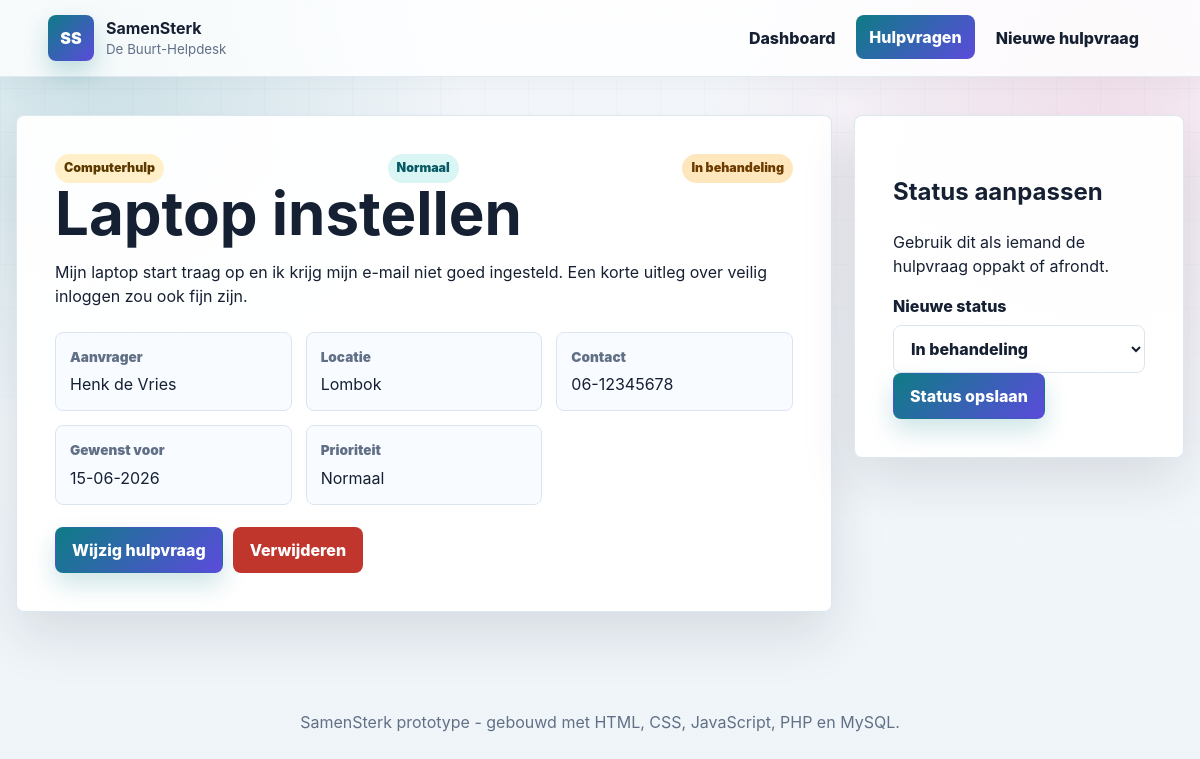
Page /request.php?id=2 on the committed database.
### tables this page shows
CREATE TABLE help_requests (
  id INT UNSIGNED AUTO_INCREMENT PRIMARY KEY,
  title VARCHAR(120) NOT NULL,
  description TEXT NOT NULL,
  category VARCHAR(40) NOT NULL,
  requester_name VARCHAR(80) NOT NULL,
  location VARCHAR(100) NOT NULL,
  contact VARCHAR(120) NOT NULL,
  priority ENUM('laag', 'normaal', 'hoog') NOT NULL DEFAULT 'normaal',
  needed_by DATE NULL,
  status ENUM('open', 'in_behandeling', 'opgelost') NOT NULL DEFAULT 'open',
  created_at TIMESTAMP NOT NULL DEFAULT CURRENT_TIMESTAMP,
  updated_at TIMESTAMP NOT NULL DEFAULT CURRENT_TIMESTAMP ON UPDATE CURRENT_TIMESTAMP
);

### config/database.php (called while the page is built, shortened)
<?php
$dbConfig = [
    'host' => 'localhost',
    'database' => 'samensterk',
    'username' => 'root',
    'password' => '',
    'charset' => 'utf8mb4',
];
function db(): PDO
{
    global $dbConfig;
    $dsn = sprintf(
        'mysql:host=%s;dbname=%s;charset=%s',
        $dbConfig['host'],
        $dbConfig['database'],
        $dbConfig['charset']
    );
    $pdo = new PDO($dsn, $dbConfig['username'], $dbConfig['password'], [
        PDO::ATTR_ERRMODE => PDO::ERRMODE_EXCEPTION,
        PDO::ATTR_DEFAULT_FETCH_MODE => PDO::FETCH_ASSOC,
        PDO::ATTR_EMULATE_PREPARES => false,
    ]);
    return $pdo;
}

### includes/helpers.php (called while the page is built, shortened)
<?php
require_once __DIR__ . '/../config/database.php';
function e(?string $value): string
{
    return htmlspecialchars((string) $value, ENT_QUOTES, 'UTF-8');
}
function status_label(string $status): string
{
    return match ($status) {
        'open' => 'Open',
        'in_behandeling' => 'In behandeling',
        'opgelost' => 'Opgelost',
        default => 'Onbekend',
    };
}
function status_class(string $status): string
{
    return match ($status) {
        'open' => 'status-open',
        'in_behandeling' => 'status-progress',
        'opgelost' => 'status-done',
        default => '',
    };
}
function priority_label(string $priority): string
{
    return match ($priority) {
        'laag' => 'Lage prioriteit',
        'normaal' => 'Normaal',
        'hoog' => 'Hoge prioriteit',
        default => 'Normaal',
    };
}
function priority_class(string $priority): string
{
    return match ($priority) {
        'laag' => 'priority-low',
        'normaal' => 'priority-normal',
        'hoog' => 'priority-high',
        default => 'priority-normal',
    };
}
function find_request(int $id): ?array
{
    $statement = db()->prepare('SELECT * FROM help_requests WHERE id = :id');
    $statement->execute(['id' => $id]);
    $request = $statement->fetch();
    return $request ?: null;
}
function format_date(?string $date): string
{
    return date('d-m-Y', strtotime($date));
}

### request.php (the view, shortened to what this page needs)
<?php
require_once __DIR__ . '/includes/helpers.php';
$id = (int) ($_GET['id'] ?? 0);
$request = $id > 0 ? find_request($id) : null;
require __DIR__ . '/includes/header.php';
?>
<?php if ($request === null): ?>
    <section class="empty-state">
        <h1>Hulpvraag niet gevonden</h1>
        <p>Deze hulpvraag bestaat niet meer of de link klopt niet.</p>
        <a class="button primary" href="requests.php">Terug naar overzicht</a>
    </section>
<?php else: ?>
    <section class="detail-layout">
        <article class="detail-card">
            <div class="card-topline">
                <span class="category"><?= e($request['category']) ?></span>
                <span class="priority <?= e(priority_class($request['priority'])) ?>"><?= e(priority_label($request['priority'])) ?></span>
                <span class="status <?= e(status_class($request['status'])) ?>"><?= e(status_label($request['status'])) ?></span>
            </div>
            <h1><?= e($request['title']) ?></h1>
            <p><?= nl2br(e($request['description'])) ?></p>
            <dl class="detail-list">
                <div>
                    <dt>Aanvrager</dt>
                    <dd><?= e($request['requester_name']) ?></dd>
                </div>
                <div>
                    <dt>Locatie</dt>
                    <dd><?= e($request['location']) ?></dd>
                </div>
                <div>
                    <dt>Contact</dt>
                    <dd><?= e($request['contact']) ?></dd>
                </div>
                <div>
                    <dt>Gewenst voor</dt>
                    <dd><?= e(format_date($request['needed_by'])) ?></dd>
                </div>
                <div>
                    <dt>Prioriteit</dt>
                    <dd><?= e(priority_label($request['priority'])) ?></dd>
                </div>
            </dl>
            <div class="form-actions">
                <a class="button primary" href="edit.php?id=<?= (int) $request['id'] ?>">Wijzig hulpvraag</a>
                <form method="post" action="delete.php" data-confirm="Weet je zeker dat je deze hulpvraag wilt verwijderen?">
                    <button class="button danger" type="submit">Verwijderen</button>
                </form>
            </div>
        </article>
        <aside class="status-panel">
            <h2>Status aanpassen</h2>
            <p>Gebruik dit als iemand de hulpvraag oppakt of afrondt.</p>
            <form method="post" action="update_status.php">
                <label>
                    Nieuwe status
                    <select name="status">
                        <?php foreach (STATUSES as $status): ?>
                            <option value="<?= e($status) ?>" <?= $request['status'] === $status ? 'selected' : '' ?>>
                                <?= e(status_label($status)) ?>
                            </option>
                        <?php endforeach; ?>
                    </select>
                </label>
                <button class="button primary" type="submit">Status opslaan</button>
            </form>
        </aside>
    </section>
<?php endif; ?>
<?php require __DIR__ . '/includes/footer.php'; ?>

### assets/style.css (style rules this page uses)
:root { --bg: #f3f7fb; --bg-deep: #0f172a; --surface: #ffffff; --surface-soft: #f8fbff; --text: #162033; --muted: #617086; --line: #dbe5ef; --primary: #0e7c86; --primary-dark: #075963; --secondary: #5b4bdb; --accent: #ffb84d; --mint: #26b890; --pink: #e94f8a; --danger: #c0362c; --shadow: 0 22px 55px rgba(17, 30, 52, 0.12); --shadow-soft: 0 14px 32px rgba(17, 30, 52, 0.08); font-family: Inter, Segoe UI, Arial, Helvetica, sans-serif; }
* { box-sizing: border-box; }
html { scroll-behavior: smooth; }
body { min-height: 100vh; margin: 0; color: var(--text); background: radial-gradient(circle at 8% 8%, rgba(14, 124, 134, 0.17), transparent 28%), radial-gradient(circle at 92% 10%, rgba(233, 79, 138, 0.13), transparent 30%), linear-gradient(180deg, #f8fbff 0%, var(--bg) 46%, #eef4f8 100%); line-height: 1.5; }
body::before { position: fixed; inset: 0; z-index: -1; pointer-events: none; content: ""; background-image: linear-gradient(rgba(14, 124, 134, 0.05) 1px, transparent 1px), linear-gradient(90deg, rgba(14, 124, 134, 0.05) 1px, transparent 1px); background-size: 44px 44px; mask-image: linear-gradient(180deg, rgba(0, 0, 0, 0.65), transparent 72%); }
a { color: var(--primary); text-decoration: none; }
.hero, .content-section, .form-card, .detail-card, .status-panel, .empty-state, .setup-error { border: 1px solid rgba(219, 229, 239, 0.92); border-radius: 8px; box-shadow: var(--shadow); }
.content-section, .form-card, .detail-card, .status-panel, .empty-state, .setup-error { background: rgba(255, 255, 255, 0.94); }
.hero, .content-section, .form-card, .detail-card, .status-panel, .empty-state, .setup-error { padding: clamp(22px, 4vw, 38px); }
.hero h1, .page-title h1, .detail-card h1 { margin: 0 0 14px; font-size: clamp(2.2rem, 5vw, 4.7rem); line-height: 1.02; }
.hero-actions, .form-actions, .card-actions, .trust-row { display: flex; flex-wrap: wrap; gap: 10px; align-items: center; margin-top: 22px; }
.button { display: inline-flex; min-height: 44px; align-items: center; justify-content: center; border: 1px solid transparent; border-radius: 8px; padding: 10px 16px; font: inherit; font-weight: 850; cursor: pointer; transition: transform 170ms ease, box-shadow 170ms ease, background 170ms ease, border-color 170ms ease; }
.button.primary { color: #fff; background: linear-gradient(135deg, var(--primary), var(--secondary)); box-shadow: 0 12px 24px rgba(14, 124, 134, 0.2); }
.button.danger { color: #fff; background: var(--danger); }
.card-topline, .meta { display: flex; flex-wrap: wrap; gap: 8px; align-items: center; justify-content: space-between; }
.category, .status, .priority { border-radius: 999px; padding: 5px 9px; font-size: 0.78rem; font-weight: 900; }
.category { color: #5b3a00; background: #fff0c9; }
.status-progress { color: #6b3b00; background: #ffe7bd; }
.priority-normal { color: #075963; background: #d9f6f4; }
label { display: grid; gap: 7px; color: var(--text); font-weight: 800; }
input, select, textarea { width: 100%; border: 1px solid var(--line); border-radius: 8px; padding: 12px 13px; color: var(--text); background: #fff; font: inherit; transition: border-color 160ms ease, box-shadow 160ms ease, transform 160ms ease; }
.detail-layout { display: grid; grid-template-columns: minmax(0, 1fr) 330px; gap: 22px; align-items: start; }
.detail-list { display: grid; grid-template-columns: repeat(3, 1fr); gap: 14px; margin: 24px 0 0; }
.detail-list div { border: 1px solid var(--line); border-radius: 8px; padding: 14px; background: var(--surface-soft); }
.detail-list dt { color: var(--muted); font-size: 0.85rem; font-weight: 900; }
.detail-list dd { margin: 5px 0 0; }

### rows in the picture
help_requests: category "Computerhulp", priority "Normaal", status "In behandeling", title "Laptop instellen", description "Mijn laptop start traag op en ik krijg mijn e-mail niet goed ingesteld. Een korte uitleg over veilig inloggen zou ook fijn zijn.", requester_name "Henk de Vries", location "Lombok", contact "06-12345678", needed_by "15-06-2026"

### other values in the picture
form field status "In behandeling"
